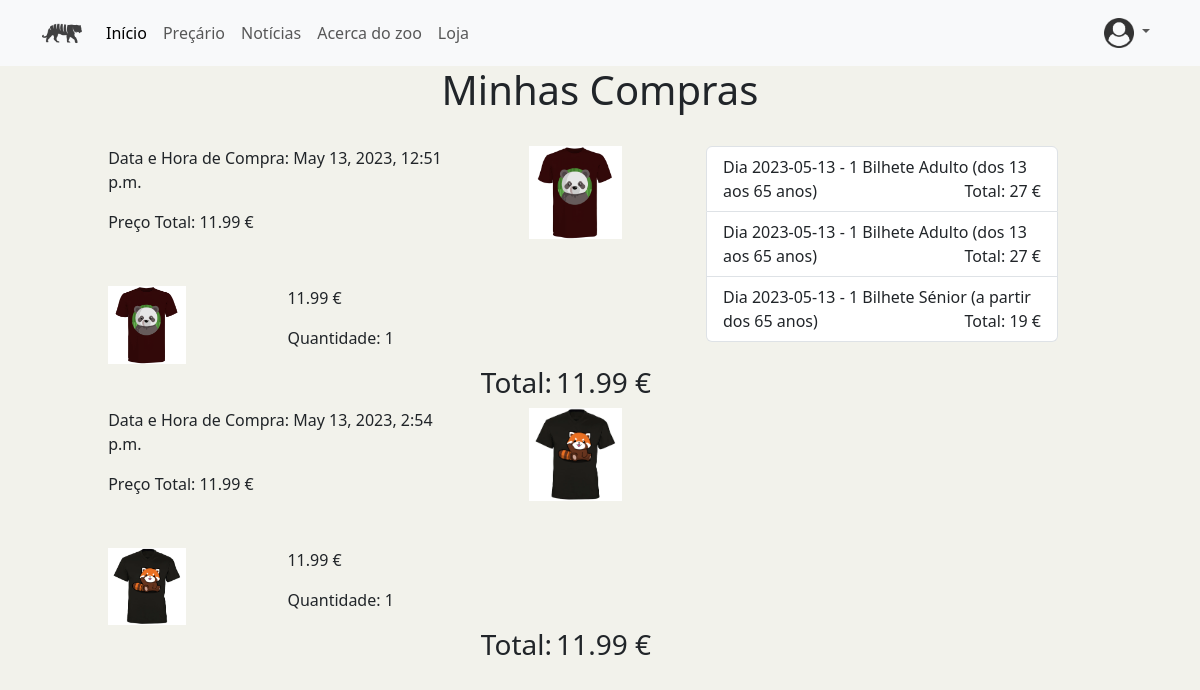
Before: /minhascompras (signed in) with the older database file.
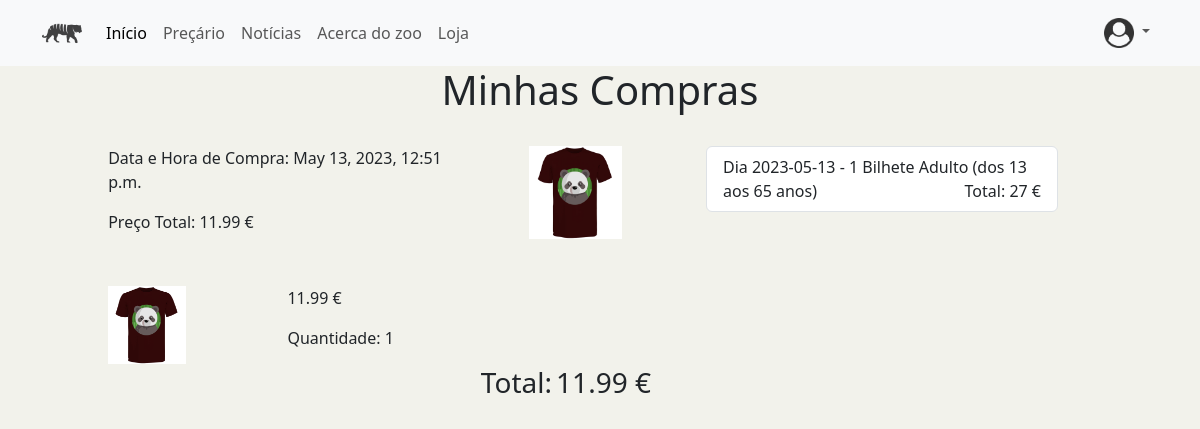
After: the same page with the newer database file.
### ZOO_App/models.py (models this page shows)
class Fatura(models.Model):
    data = models.DateTimeField()
    preco_total = models.FloatField()
    utilizador = models.ForeignKey(Utilizador, on_delete=models.DO_NOTHING)

class FaturaProduto_pk(models.Model):
    class Meta:
        unique_together = (('fatura', 'produto'),)
    fatura = models.ForeignKey(Fatura, on_delete=models.DO_NOTHING)
    produto = models.ForeignKey(Produto, on_delete=models.DO_NOTHING)
    quantidade = models.IntegerField(default=0)

class Produto(models.Model):
    designacao = models.CharField(max_length=50)
    preco = models.FloatField()
    categoria = models.CharField(max_length=50)
    imagem = models.FileField(upload_to="Products", null=True)
    descricao = models.CharField(max_length=100)
    ativo = models.BooleanField(default=True)

class BilheteUtilizador(models.Model):
    bilhete = models.ForeignKey(Bilhete, on_delete=models.DO_NOTHING)
    utilizador = models.ForeignKey(User, on_delete=models.DO_NOTHING)
    data_compra = models.DateTimeField(default=datetime.now)
    quantidade = models.IntegerField()

class Bilhete(models.Model):
    intervalo_idade = models.CharField(max_length=50)
    preco = models.FloatField()

### ZOO_App/views.py (the view)
# urls.py: path('minhascompras',views.render_minhascompras, name='minhascompras'),
@login_required(login_url='/login')
def render_minhascompras(request):
    if request.user.is_authenticated:
        list = getProductsInCart(request)
        utilizador = get_object_or_404(Utilizador, user_id=request.user.id)
        faturas = Fatura.objects.filter(utilizador=utilizador)
        bilhetes = BilheteUtilizador.objects.filter(utilizador=request.user.id)
        dict={}
        for item in faturas:
            dict[item]=FaturaProduto_pk.objects.filter(fatura=item)
        return render(request, 'ZOO_App/minhascompras.html', {'all' :list, 'fatura':dict, 'bilhetes':bilhetes})

### ZOO_App/views.py (called while the page is built)
def auxGetProductsInCart(utilizador):
    pcc_pk = ProdutoCarinhoCompras_pk.objects.filter(utilizador=utilizador)
    list=[]
    for item in pcc_pk:
        if item.produto.ativo==False:
            continue
        list.append(item)
    return list

def getProductsInCart(request):
    product_list = Produto.objects.all()
    utilizador = get_object_or_404(Utilizador, user_id=request.user.id)
    list = auxGetProductsInCart(utilizador)
    return list

### ZOO_App/templates/ZOO_App/minhascompras.html (shortened to what this page needs)
{%extends "./index.html"%} {%block titulo%} Product {%endblock%} {% load static%} {%block head%}
<link
  href="https://code.jquery.com/ui/jquery-ui-git.css"
  rel="stylesheet"
  type="text/css"
/>
{%endblock%} {%block conteudo%}
<h1 class="product-title" style="text-align: center">Minhas Compras</h1>
<br />
<div class="row mb-3">
  <div class="col-7">
    <div class="row row-cols-1">
      {% for key, value in fatura.items %}
      <div>
        <div class="row row-principal mb-3">
          <div class="col-md-8">
            <p>Data e Hora de Compra: {{key.data}}</p>
            <p>Preço Total: {{key.preco_total}} €</p>
          </div>
          <div class="col-md-4">
            <img
              src="{{ value.0.produto.imagem.url }}"
              style="width: 60%; float: right; aspect-ratio: 1;"
              alt=""
            />
          </div>
        </div>
      </div>
      <div class="row-secondary">
        {% for item in value %}
        <div class="compras-box row row-secondary-ind">
          <div class="col-md-4">
            <img
              src="{{ item.produto.imagem.url }}"
              alt=""
              style="width: 50%; height: auto; aspect-ratio: 1;"
              class="compras-cart-image"
            />
          </div>
          <div class="col-md-8">
            <p class="product-compras-price">{{item.produto.preco}} €</p>
            <p class="product-compras-quantity">
              Quantidade: {{item.quantidade}}
            </p>
          </div>
        </div>
        {% endfor %}
        <div class="compras-total float-end">
          <h3 class="compras-total-title d-inline-block">Total:</h3>
          <h3 class="compras-total-price d-inline-block">
            {{key.preco_total}} €
          </h3>
        </div>
      </div>
      {%endfor%}
    </div>
  </div>
  <div class="col-4">
    <ul class="list-group" class="list-group" style="display: inline-block;">
    {% for item in bilhetes %}
    <li class="list-group-item" >
    <span style="margin-right: 40px;">Dia {{item.data_compra|date:'Y-m-d'}} - {{item.quantidade}} {%if item.quantidade > 1%} Bilhetes {%else%} Bilhete {%endif%} {{item.bilhete.intervalo_idade}} </span>
    <span style="float: right;">Total: {% widthratio item.quantidade 1 item.bilhete.preco%} €</span>
    </li>
     {% endfor %}
</ul>
  </div>
</div>
{%endblock%}

### ZOO_App/templates/ZOO_App/index.html (shortened to what this page needs)
<!DOCTYPE html>
<html lang="en">
  <head>
    <link
      href="https://cdn.jsdelivr.net/npm/bootstrap@5.3.0-alpha1/dist/css/bootstrap.min.css"
      rel="stylesheet"
    />
    <link
      href="https://unpkg.com/boxicons@2.1.4/css/boxicons.min.css"
      rel="stylesheet"
    />
    {%block head%} {%endblock%}
    {% load static %}
  </head>
  <body>
    <nav class="navbar sticky-top navbar-expand-lg bg-body-tertiary">
      <div class="container">
        <a href="{% url 'ZOO_App:index' %}" class="navbar-brand">
          <img
            src="{% static 'zoo_badge.png' %}"
            alt="zoo_badge"
            width="40px"
            height="40px"
          />
        </a>
        <div class="collapse navbar-collapse" id="navbarContent">
          <ul class="navbar-nav me-auto mb-2 mb-lg-0">
            <li class="nav-item">
              <a
                href="{% url 'ZOO_App:index' %}"
                class="nav-link active"
                aria-current="page"
                >Início</a
              >
            </li>
            <li class="nav-item">
              <a href="{% url 'ZOO_App:precario' %}" class="nav-link"
                >Preçário</a
              >
            </li>
            <li class="nav-item">
              <a href="{% url 'ZOO_App:listagem_noticias' %}" class="nav-link"
                >Notícias</a
              >
            </li>
            <li class="nav-item">
              <a href="{% url 'ZOO_App:about' %}" class="nav-link"
                >Acerca do zoo</a
              >
            </li>
            <li class="nav-item">
              <a href="{% url 'ZOO_App:shop' %}" class="nav-link">Loja</a>
            </li>
          </ul>
          <ul class="nav navbar-nav navbar-right">
            {% if all%}
            <i
              class="bx bx-cart logo nav-link"
              style="font-size: 200%; margin-right: 10px"
              id="cart-icon"
            ></i>
            {% endif %}
            <li class="dropdown">
              <a
                href="#"
                class="nav-link dropdown-toggle text-decoration-none"
                role="button"
                data-bs-toggle="dropdown"
                aria-expanded="false"
              >
                <img
                  src="{% static 'bot.png' %}"
                  alt="person_circle"
                  width="30px"
                  height="30px"
                />
              </a>
            </li>
          </ul>
        </div>
      </div>
    </nav>
    {% block conteudo %}{% endblock %}
  </body>
</html>

### ZOO_App/templates/ZOO_App/index.html (style rules this page uses)
a { text-decoration: none; }
body { padding: 0px; margin: 0px; width: 100%; background-color: rgb(242, 242, 235); }

### ZOO_App/templates/ZOO_App/minhascompras.html (style rules this page uses)
.row { margin-right: 3%; margin-left: 3%; }
.row-secondary-ind { margin-top: 20px; }

Changed rows visible on the page:
removed Fatura: data "May 13, 2023, 2:54 p.m.", preco_total "11.99", shows a picture
removed FaturaProduto_pk: shows a picture, produto.preco "11.99", quantidade "1", shown under "May 13, 2023, 2:54 p.m."
removed BilheteUtilizador: data_compra "2023-05-13", quantidade "1", shows "Bilhete", bilhete.intervalo_idade "Adulto (dos 13 aos 65 anos)", quantidade+bilhete "27"
removed BilheteUtilizador: data_compra "2023-05-13", quantidade "1", shows "Bilhete", bilhete.intervalo_idade "Sénior (a partir dos 65 anos)", quantidade+bilhete "19"
